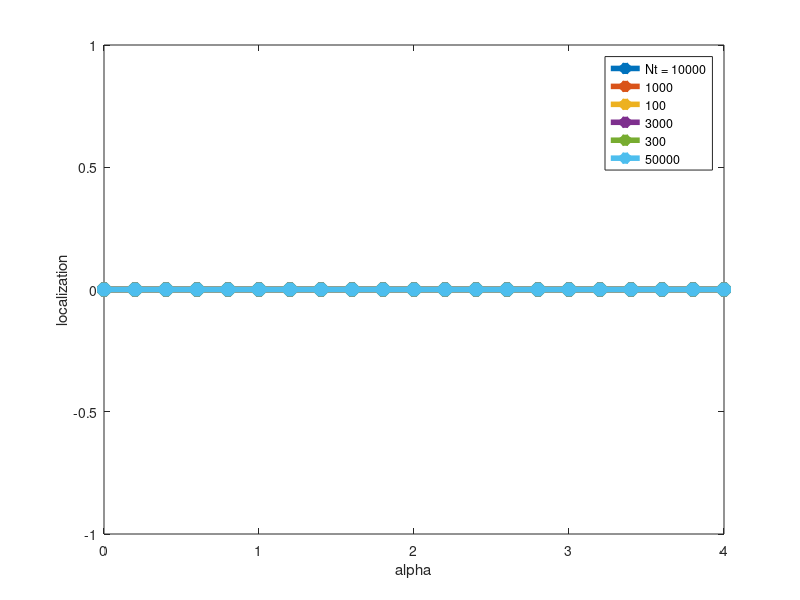
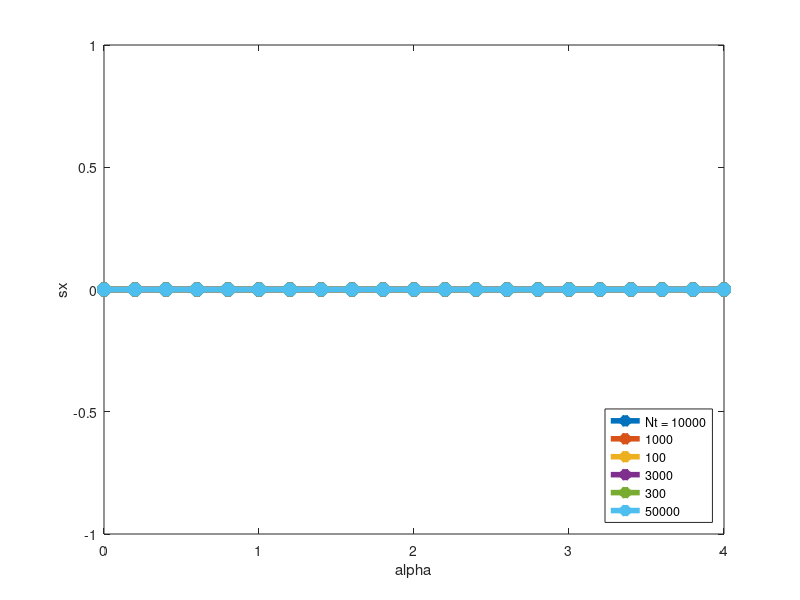
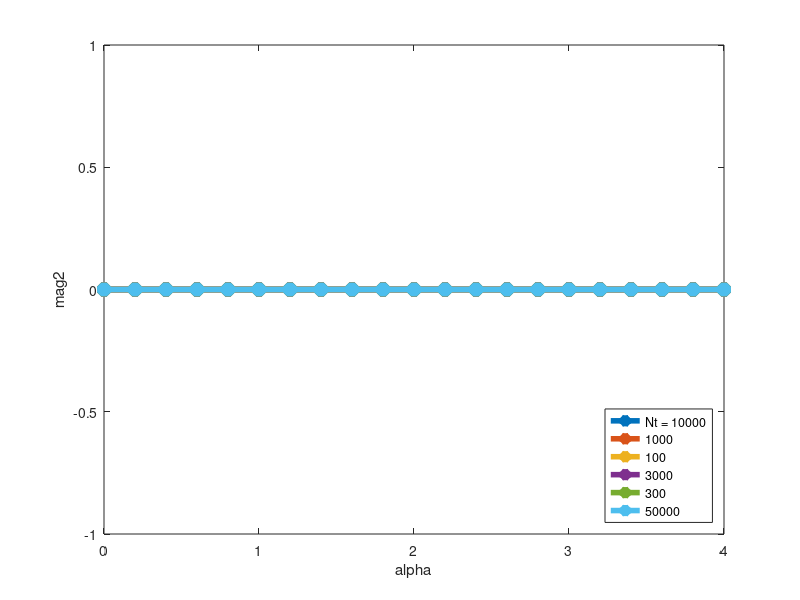
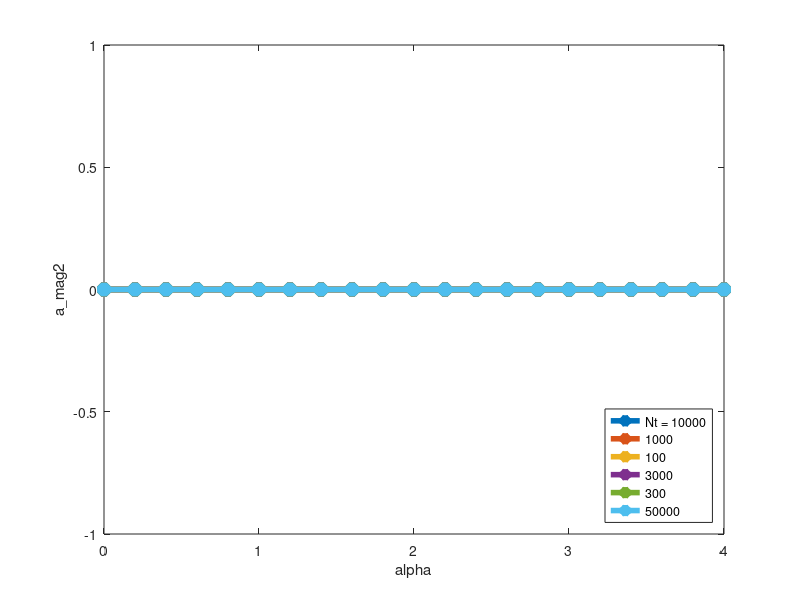

Write MATLAB code to recreate these figures, in order.
%plot the results listed in the result files here
n = 126;
for i = 1:n
	if exist(strcat('results', num2str(i), '.csv'))
		data = csvread(strcat('results', num2str(i), '.csv'));
		mag2(i) = data(3, 2);
		cluster(i) = data(5, 2);
		a_mag(i) = data(6, 2);
		a_mag2(i) = data(7, 2);
		sx(i) = data(8, 2);
		loc(i) = data(9, 2);
	else
		mag2(i) = 0;
		cluster(i) = 0;
		a_mag(i) = 0;
		a_mag2(i) = 0;
		sx(i) = 0;
		loc(i) = 0;
	end
end

alpha = 0:0.2:4;
Nt = [10000, 1000, 100, 3000, 300, 50000];
beta = 10;

%split mags
interval = length(alpha);

for i = 1:length(Nt)
	mag2_mat(i, :) = mag2(((i - 1)*interval + 1):(i*interval));
	cluster_mat(i, :) = 0.5*cluster(((i - 1)*interval + 1):(i*interval))/Nt(i);
	a_mag_mat(i, :) = a_mag(((i - 1)*interval + 1):(i*interval));
	a_mag2_mat(i, :) = a_mag2(((i - 1)*interval + 1):(i*interval));
	a_mag_sus_mat(i, :) = a_mag2_mat(i, :) - a_mag_mat(i, :).*a_mag_mat(i, :);
	sx_mat(i, :) = sx(((i - 1)*interval + 1):(i*interval));
	loc_mat(i, :) = loc(((i - 1)*interval + 1):(i*interval));
	alpha_mat(i, :) = alpha;
end

%%%make 2 plots
figure()
plot(alpha_mat', loc_mat', '-*', 'markersize', 10, 'linewidth', 4)
xlabel('alpha')
ylabel('localization')
legend('Nt = 10000', '1000', '100', '3000', '300', '50000', 'location', 'northeast')

figure()
plot(alpha_mat', sx_mat', '-*', 'markersize', 10, 'linewidth', 4)
xlabel('alpha')
ylabel('sx')
legend('Nt = 10000', '1000', '100', '3000', '300', '50000', 'location', 'southeast')

figure()
plot(alpha_mat', mag2_mat', '-*', 'markersize', 10, 'linewidth', 4)
xlabel('alpha')
ylabel('mag2')
legend('Nt = 10000', '1000', '100', '3000', '300', '50000', 'location', 'southeast')

figure()
plot(alpha_mat', a_mag2_mat', '-*', 'markersize', 10, 'linewidth', 4)
xlabel('alpha')
ylabel('a\_mag2')
legend('Nt = 10000', '1000', '100', '3000', '300', '50000', 'location', 'southeast')

%figure()
%plot(alpha_mat', cluster_mat')
%xlabel('alpha')
%ylabel('cluster fraction')
%legend('Nt = 10000', '1000', '100', '3000', '300')



%%%find the critical alpha
%%%for each row, find the alpha where mag2_mat crosses 0.5
%alpha_c = zeros(7, 1);
%for i = 1:7
%	row = mag2_mat(i, :) - 0.5;
%	last_neg_index = 0;
%	for j = 1:length(row)
%		if (row(j) < 0)
%			last_neg_index = j;
%		end
%	end
%	slope = (row(last_neg_index + 1) - row(last_neg_index))/(alpha1(last_neg_index + 1) - alpha1(last_neg_index));
%	dy = - row(last_neg_index);
%	alpha_c(i) = alpha1(last_neg_index) + dy / slope;
%end
%N = [10000, 1000, 100, 2000, 200, 4000, 400];
%
%figure()
%plot(1./log(N), alpha_c, '*')

%%%plot some correlation functions
%data = csvread('results4.csv');
%corr = 0.5*(data(11,3:end) + fliplr(data(11, 3:end)));
%figure()
%plot(corr)
%figure()
%plot(data(11, 2:end))
